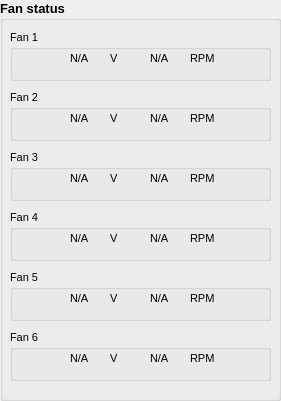
        <widget class="QGroupBox" name="groupBoxCurrentFanStatus">
         <property name="geometry">
          <rect>
           <x>700</x>
           <y>220</y>
           <width>281</width>
           <height>401</height>
          </rect>
         </property>
         <property name="font">
          <font>
           <pointsize>10</pointsize>
           <weight>75</weight>
           <bold>true</bold>
          </font>
         </property>
         <property name="title">
          <string>Fan status</string>
         </property>
         <widget class="QGroupBox" name="groupBoxCurrentFan1">
          <property name="geometry">
           <rect>
            <x>10</x>
            <y>30</y>
            <width>261</width>
            <height>51</height>
           </rect>
          </property>
          <property name="font">
           <font>
            <pointsize>8</pointsize>
            <weight>50</weight>
            <bold>false</bold>
           </font>
          </property>
          <property name="title">
           <string>Fan 1</string>
          </property>
          <widget class="QLabel" name="label_164">
           <property name="geometry">
            <rect>
             <x>180</x>
             <y>20</y>
             <width>41</width>
             <height>16</height>
            </rect>
           </property>
           <property name="font">
            <font>
             <pointsize>8</pointsize>
             <weight>50</weight>
             <bold>false</bold>
            </font>
           </property>
           <property name="text">
            <string>RPM</string>
           </property>
          </widget>
          <widget class="QLabel" name="labelRPMFan1">
           <property name="geometry">
            <rect>
             <x>140</x>
             <y>20</y>
             <width>41</width>
             <height>16</height>
            </rect>
           </property>
           <property name="font">
            <font>
             <pointsize>8</pointsize>
             <weight>50</weight>
             <bold>false</bold>
            </font>
           </property>
           <property name="text">
            <string>N/A</string>
           </property>
          </widget>
          <widget class="QLabel" name="label_165">
           <property name="geometry">
            <rect>
             <x>100</x>
             <y>20</y>
             <width>16</width>
             <height>16</height>
            </rect>
           </property>
           <property name="font">
            <font>
             <pointsize>8</pointsize>
             <weight>50</weight>
             <bold>false</bold>
            </font>
           </property>
           <property name="text">
            <string>V</string>
           </property>
          </widget>
          <widget class="QLabel" name="labelVFan1">
           <property name="geometry">
            <rect>
             <x>60</x>
             <y>20</y>
             <width>31</width>
             <height>16</height>
            </rect>
           </property>
           <property name="font">
            <font>
             <pointsize>8</pointsize>
             <weight>50</weight>
             <bold>false</bold>
            </font>
           </property>
           <property name="text">
            <string>N/A</string>
           </property>
          </widget>
         </widget>
         <widget class="QGroupBox" name="groupBoxCurrentFan2">
          <property name="geometry">
           <rect>
            <x>10</x>
            <y>90</y>
            <width>261</width>
            <height>51</height>
           </rect>
          </property>
          <property name="font">
           <font>
            <pointsize>8</pointsize>
            <weight>50</weight>
            <bold>false</bold>
           </font>
          </property>
          <property name="title">
           <string>Fan 2</string>
          </property>
          <widget class="QLabel" name="label_170">
           <property name="geometry">
            <rect>
             <x>180</x>
             <y>20</y>
             <width>41</width>
             <height>16</height>
            </rect>
           </property>
           <property name="font">
            <font>
             <pointsize>8</pointsize>
             <weight>50</weight>
             <bold>false</bold>
            </font>
           </property>
           <property name="text">
            <string>RPM</string>
           </property>
          </widget>
          <widget class="QLabel" name="labelRPMFan2">
           <property name="geometry">
            <rect>
             <x>140</x>
             <y>20</y>
             <width>41</width>
             <height>16</height>
            </rect>
           </property>
           <property name="font">
            <font>
             <pointsize>8</pointsize>
             <weight>50</weight>
             <bold>false</bold>
            </font>
           </property>
           <property name="text">
            <string>N/A</string>
           </property>
          </widget>
          <widget class="QLabel" name="labelVFan2">
           <property name="geometry">
            <rect>
             <x>60</x>
             <y>20</y>
             <width>31</width>
             <height>16</height>
            </rect>
           </property>
           <property name="font">
            <font>
             <pointsize>8</pointsize>
             <weight>50</weight>
             <bold>false</bold>
            </font>
           </property>
           <property name="text">
            <string>N/A</string>
           </property>
          </widget>
          <widget class="QLabel" name="label_166">
           <property name="geometry">
            <rect>
             <x>100</x>
             <y>20</y>
             <width>16</width>
             <height>16</height>
            </rect>
           </property>
           <property name="font">
            <font>
             <pointsize>8</pointsize>
             <weight>50</weight>
             <bold>false</bold>
            </font>
           </property>
           <property name="text">
            <string>V</string>
           </property>
          </widget>
         </widget>
         <widget class="QGroupBox" name="groupBoxCurrentFan3">
          <property name="geometry">
           <rect>
            <x>10</x>
            <y>150</y>
            <width>261</width>
            <height>51</height>
           </rect>
          </property>
          <property name="font">
           <font>
            <pointsize>8</pointsize>
            <weight>50</weight>
            <bold>false</bold>
           </font>
          </property>
          <property name="title">
           <string>Fan 3</string>
          </property>
          <widget class="QLabel" name="label_174">
           <property name="geometry">
            <rect>
             <x>180</x>
             <y>20</y>
             <width>41</width>
             <height>16</height>
            </rect>
           </property>
           <property name="font">
            <font>
             <pointsize>8</pointsize>
             <weight>50</weight>
             <bold>false</bold>
            </font>
           </property>
           <property name="text">
            <string>RPM</string>
           </property>
          </widget>
          <widget class="QLabel" name="labelRPMFan3">
           <property name="geometry">
            <rect>
             <x>140</x>
             <y>20</y>
             <width>41</width>
             <height>16</height>
            </rect>
           </property>
           <property name="font">
            <font>
             <pointsize>8</pointsize>
             <weight>50</weight>
             <bold>false</bold>
            </font>
           </property>
           <property name="text">
            <string>N/A</string>
           </property>
          </widget>
          <widget class="QLabel" name="labelVFan3">
           <property name="geometry">
            <rect>
             <x>60</x>
             <y>20</y>
             <width>31</width>
             <height>16</height>
            </rect>
           </property>
           <property name="font">
            <font>
             <pointsize>8</pointsize>
             <weight>50</weight>
             <bold>false</bold>
            </font>
           </property>
           <property name="text">
            <string>N/A</string>
           </property>
          </widget>
          <widget class="QLabel" name="label_167">
           <property name="geometry">
            <rect>
             <x>100</x>
             <y>20</y>
             <width>16</width>
             <height>16</height>
            </rect>
           </property>
           <property name="font">
            <font>
             <pointsize>8</pointsize>
             <weight>50</weight>
             <bold>false</bold>
            </font>
           </property>
           <property name="text">
            <string>V</string>
           </property>
          </widget>
         </widget>
         <widget class="QGroupBox" name="groupBoxCurrentFan4">
          <property name="geometry">
           <rect>
            <x>10</x>
            <y>210</y>
            <width>261</width>
            <height>51</height>
           </rect>
          </property>
          <property name="font">
           <font>
            <pointsize>8</pointsize>
            <weight>50</weight>
            <bold>false</bold>
           </font>
          </property>
          <property name="title">
           <string>Fan 4</string>
          </property>
          <widget class="QLabel" name="label_182">
           <property name="geometry">
            <rect>
             <x>180</x>
             <y>20</y>
             <width>41</width>
             <height>16</height>
            </rect>
           </property>
           <property name="font">
            <font>
             <pointsize>8</pointsize>
             <weight>50</weight>
             <bold>false</bold>
            </font>
           </property>
           <property name="text">
            <string>RPM</string>
           </property>
          </widget>
          <widget class="QLabel" name="labelRPMFan4">
           <property name="geometry">
            <rect>
             <x>140</x>
             <y>20</y>
             <width>41</width>
             <height>16</height>
            </rect>
           </property>
           <property name="font">
            <font>
             <pointsize>8</pointsize>
             <weight>50</weight>
             <bold>false</bold>
            </font>
           </property>
           <property name="text">
            <string>N/A</string>
           </property>
          </widget>
          <widget class="QLabel" name="labelVFan4">
           <property name="geometry">
            <rect>
             <x>60</x>
             <y>20</y>
             <width>31</width>
             <height>16</height>
            </rect>
           </property>
           <property name="font">
            <font>
             <pointsize>8</pointsize>
             <weight>50</weight>
             <bold>false</bold>
            </font>
           </property>
           <property name="text">
            <string>N/A</string>
           </property>
          </widget>
          <widget class="QLabel" name="label_168">
           <property name="geometry">
            <rect>
             <x>100</x>
             <y>20</y>
             <width>16</width>
             <height>16</height>
            </rect>
           </property>
           <property name="font">
            <font>
             <pointsize>8</pointsize>
             <weight>50</weight>
             <bold>false</bold>
            </font>
           </property>
           <property name="text">
            <string>V</string>
           </property>
          </widget>
         </widget>
         <widget class="QGroupBox" name="groupBoxCurrentFan5">
          <property name="geometry">
           <rect>
            <x>10</x>
            <y>270</y>
            <width>261</width>
            <height>51</height>
           </rect>
          </property>
          <property name="font">
           <font>
            <pointsize>8</pointsize>
            <weight>50</weight>
            <bold>false</bold>
           </font>
          </property>
          <property name="title">
           <string>Fan 5</string>
          </property>
          <widget class="QLabel" name="label_186">
           <property name="geometry">
            <rect>
             <x>180</x>
             <y>20</y>
             <width>41</width>
             <height>16</height>
            </rect>
           </property>
           <property name="font">
            <font>
             <pointsize>8</pointsize>
             <weight>50</weight>
             <bold>false</bold>
            </font>
           </property>
           <property name="text">
            <string>RPM</string>
           </property>
          </widget>
          <widget class="QLabel" name="labelRPMFan5">
           <property name="geometry">
            <rect>
             <x>140</x>
             <y>20</y>
             <width>41</width>
             <height>16</height>
            </rect>
           </property>
           <property name="font">
            <font>
             <pointsize>8</pointsize>
             <weight>50</weight>
             <bold>false</bold>
            </font>
           </property>
           <property name="text">
            <string>N/A</string>
           </property>
          </widget>
          <widget class="QLabel" name="labelVFan5">
           <property name="geometry">
            <rect>
             <x>60</x>
             <y>20</y>
             <width>31</width>
             <height>16</height>
            </rect>
           </property>
           <property name="font">
            <font>
             <pointsize>8</pointsize>
             <weight>50</weight>
             <bold>false</bold>
            </font>
           </property>
           <property name="text">
            <string>N/A</string>
           </property>
          </widget>
          <widget class="QLabel" name="label_171">
           <property name="geometry">
            <rect>
             <x>100</x>
             <y>20</y>
             <width>16</width>
             <height>16</height>
            </rect>
           </property>
           <property name="font">
            <font>
             <pointsize>8</pointsize>
             <weight>50</weight>
             <bold>false</bold>
            </font>
           </property>
           <property name="text">
            <string>V</string>
           </property>
          </widget>
         </widget>
         <widget class="QGroupBox" name="groupBoxCurrentFan6">
          <property name="geometry">
           <rect>
            <x>10</x>
            <y>330</y>
            <width>261</width>
            <height>51</height>
           </rect>
          </property>
          <property name="font">
           <font>
            <pointsize>8</pointsize>
            <weight>50</weight>
            <bold>false</bold>
           </font>
          </property>
          <property name="title">
           <string>Fan 6</string>
          </property>
          <widget class="QLabel" name="label_191">
           <property name="geometry">
            <rect>
             <x>180</x>
             <y>20</y>
             <width>41</width>
             <height>16</height>
            </rect>
           </property>
           <property name="font">
            <font>
             <pointsize>8</pointsize>
             <weight>50</weight>
             <bold>false</bold>
            </font>
           </property>
           <property name="text">
            <string>RPM</string>
           </property>
          </widget>
          <widget class="QLabel" name="labelRPMFan6">
           <property name="geometry">
            <rect>
             <x>140</x>
             <y>20</y>
             <width>41</width>
             <height>16</height>
            </rect>
           </property>
           <property name="font">
            <font>
             <pointsize>8</pointsize>
             <weight>50</weight>
             <bold>false</bold>
            </font>
           </property>
           <property name="text">
            <string>N/A</string>
           </property>
          </widget>
          <widget class="QLabel" name="labelVFan6">
           <property name="geometry">
            <rect>
             <x>60</x>
             <y>20</y>
             <width>31</width>
             <height>16</height>
            </rect>
           </property>
           <property name="font">
            <font>
             <pointsize>8</pointsize>
             <weight>50</weight>
             <bold>false</bold>
            </font>
           </property>
           <property name="text">
            <string>N/A</string>
           </property>
          </widget>
          <widget class="QLabel" name="label_172">
           <property name="geometry">
            <rect>
             <x>100</x>
             <y>20</y>
             <width>16</width>
             <height>16</height>
            </rect>
           </property>
           <property name="font">
            <font>
             <pointsize>8</pointsize>
             <weight>50</weight>
             <bold>false</bold>
            </font>
           </property>
           <property name="text">
            <string>V</string>
           </property>
          </widget>
         </widget>
        </widget>
